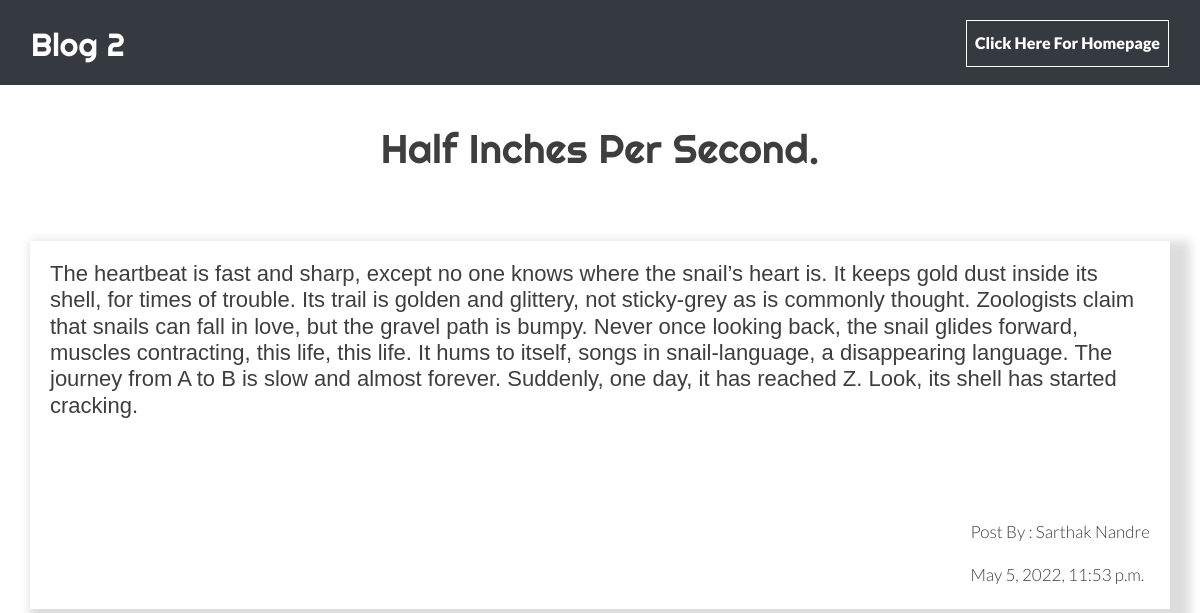
/posts/2, run on an earlier commit of the app's database.
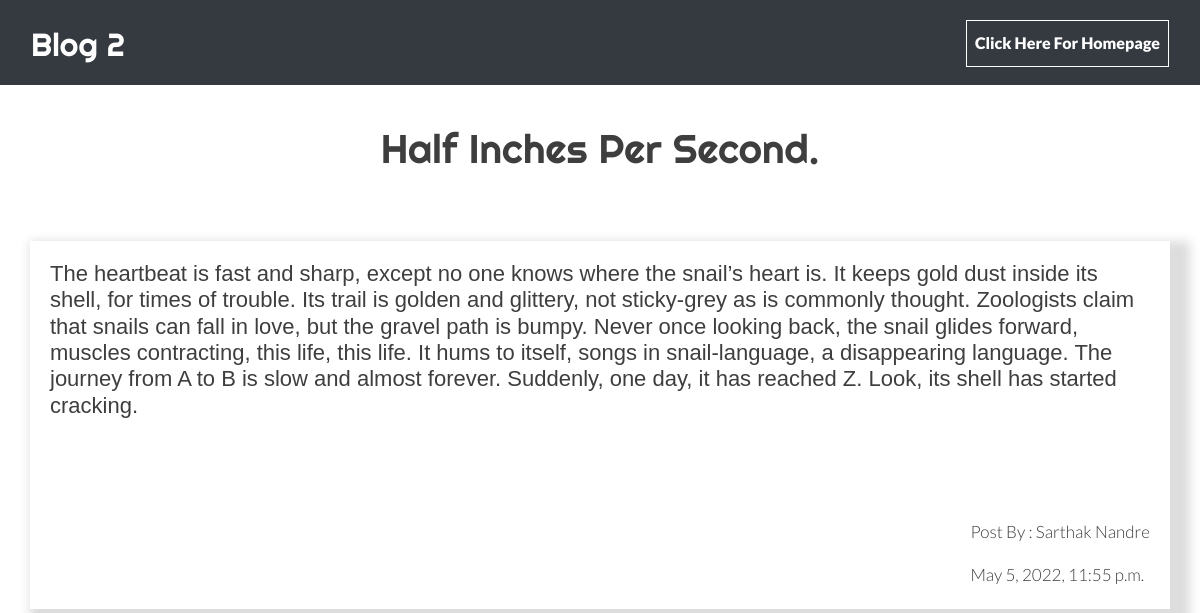
And on a later commit of the database.
### posts/models.py (models this page shows)
class Posts(models.Model):
    title = models.CharField(max_length=100)
    content = models.CharField(max_length=1000)
    dt = models.DateTimeField(default=datetime.now, blank=True)

### posts/views.py (the view)
# urls.py: path('posts/<str:pk>', views.post, name='posts'),
def post(request, pk):
    posts = Posts.objects.get(id=pk)
    return render(request, 'posts.html', {'posts': posts})

### template/posts.html (shortened to what this page needs)
{% load static %}
<!DOCTYPE html>
   <head>
      <link rel="stylesheet" href="{% static 'css/bootstrap.min.css' %}">
      <link rel="stylesheet" href="{% static 'css/style.css' %}">
   </head>
   <body class="main-layout">
      <div class="navx">
         <nav class="navbar navbar-expand-lg navbar-dark  bg-dark">
            <div class="container-fluid">
            <h2>Blog {{posts.id}}</h2>
               <ul class="navbar-nav me-auto mb-2 mb-lg-0">
                  <li class="nav-li">
                     <a class="nav-link active" href="/">Click Here For Homepage</a>
                  </li>
               </ul>
            </div>
         </nav>
      </div>
      <div class="blog_main">
         <div class="container">
            <div class="row">
               <div class="col-md-12">
                  <div class="titlepage padd">
                     <h1>{{posts.title}}</h1>
                  </div>
               </div>
            </div>
            <div class="row">
                  <div class="our_text_box three_box">
                     <div class="post_box d_flex padding_top3">
                        <h5>{{posts.content}}</h5>
                        <br><br><br><br><hr>
                        <div class="post_box padding_bottom1">
                           <br><br><br>
                           <p class="flot_left1">Post By : Sarthak Nandre</p>
                           <p class="flot_left1">{{posts.dt}}</p>
                        </div>
                     </div>
                  </div>
            </div>
         </div>
      </div>
      <br>
      <br><br>
      <br>
   </body>
</html>

What changed in the data, as far as the page shows it:
changed Posts "Half Inches Per Second.": dt "May 5, 2022, 11:53 p.m." → "May 5, 2022, 11:55 p.m."
